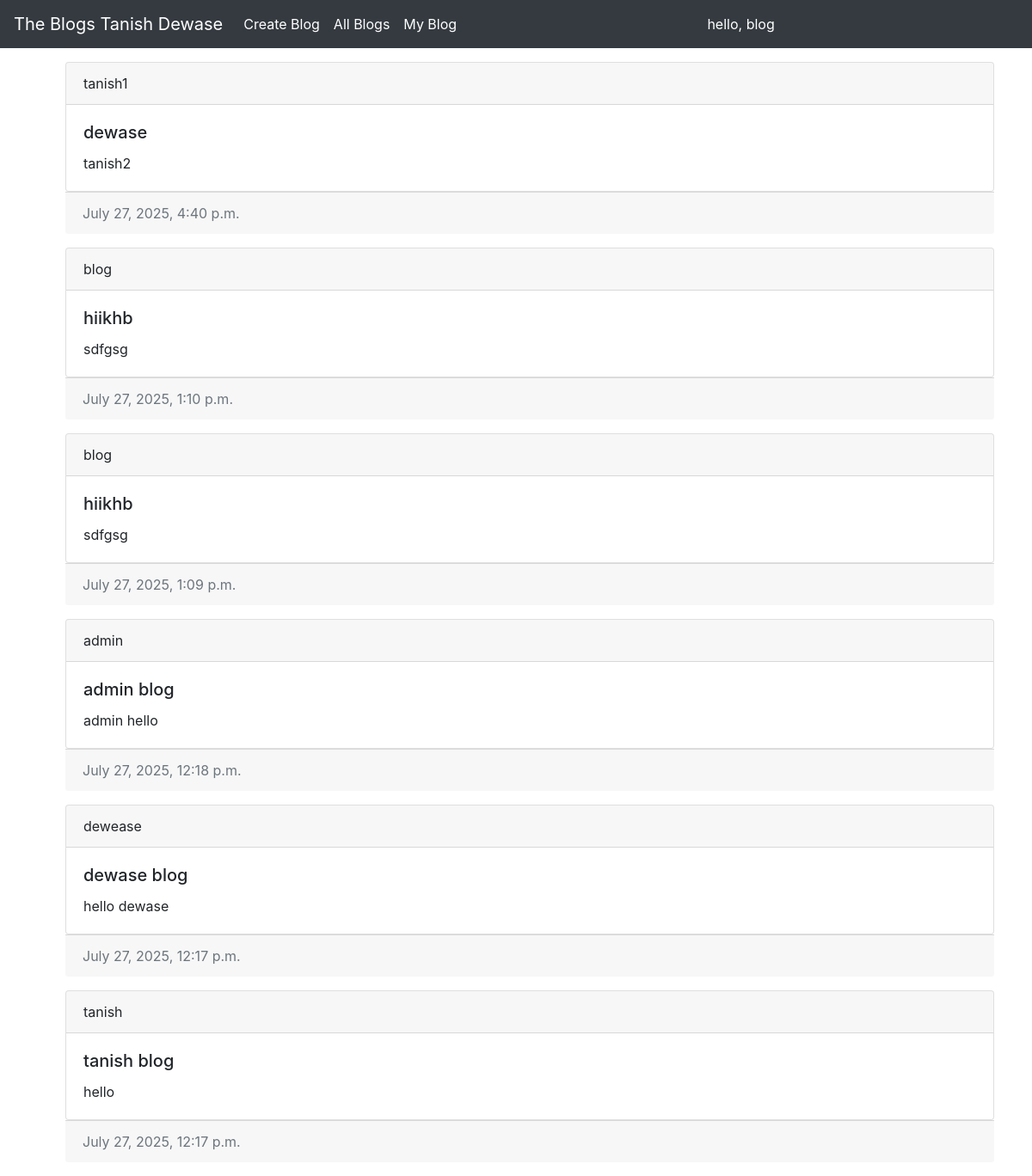
The page / (signed in) on the database its author committed.
### users/models.py (models this page shows, shortened)
class BlogModel(models.Model):
    username = models.CharField(max_length=15)
    title = models.CharField(max_length=20)
    body = models.CharField(max_length=100)
    pub_date = models.DateTimeField(auto_now=True)
    class Meta:
        ordering = ['-pub_date']

### users/views.py (the view)
# urls.py: path('',views.index), #home route
def index(request):
    blogs = BlogModel.objects.all()
    return render(request,'blog/index.html',{'blogs' : blogs})

### users/templates/blog/index.html
{% extends 'blog/base.html' %}
{% block content %}
    {% for blog in blogs %}
    <div class="container m-3">
    <div class="card">
        <div class="card-header">
          {{blog.username}}
        </div>
        <div class="card-body">
          <h5 class="card-title">{{blog.title}}</h5>
          <p class="card-text">{{blog.body}}</p>
        </div>
      </div>
      <div class="card-footer text-muted">
        {{blog.pub_date}}
      </div>
    </div>
    {% endfor %}
{% endblock content %}

### users/templates/blog/base.html (shortened to what this page needs)
{% load socialaccount %}
<!DOCTYPE html>
<html lang="en">
  <head>
    <link
      rel="stylesheet"
      href="https://maxcdn.bootstrapcdn.com/bootstrap/4.0.0/css/bootstrap.min.css"
    />
  </head>
  <body>
    <nav class="navbar navbar-expand-lg navbar-dark bg-dark">
      <a class="navbar-brand" href="#">The Blogs Tanish Dewase</a>
      <div class="collapse navbar-collapse" id="navbarNavAltMarkup">
        <div class="navbar-nav">
          <a
            class="nav-item nav-link active"
            href="http://127.0.0.1:8000/createblog/"
            >Create Blog
          </a>
          <a class="nav-item nav-link active" href="http://127.0.0.1:8000/"
            >All Blogs
          </a>
          <a
            class="nav-item nav-link active"
            href="http://127.0.0.1:8000/myblog/"
            >My Blog
          </a>
        </div>
      </div>
      <div class="collapse navbar-collapse" id="navbarNavAltMarkup">
        <div class="navbar-nav">
          <a
            class="nav-item nav-link active"
            href="http://127.0.0.1:8000/accounts/logout"
            >hello, {{user.username}}
          </a>
        </div>
      </div>
    </nav>
    {% if user.is_authenticated %}
    <div class="container">{% block content %} {% endblock content %}</div>
    {% else %}
    <h3 class="m-3">Hey you, login using google account</h3>
    <a class="btn btn-danger m-3" href="{% provider_login_url 'google' %}"
      >Login with Google</a
    >
    {% endif %}
  </body>
</html>

### rows shown on the page
BlogModel: username "tanish1", title "dewase", body "tanish2", pub_date "July 27, 2025, 4:40 p.m."
BlogModel: username "blog", title "hiikhb", body "sdfgsg", pub_date "July 27, 2025, 1:10 p.m."
BlogModel: username "blog", title "hiikhb", body "sdfgsg", pub_date "July 27, 2025, 1:09 p.m."
BlogModel: username "admin", title "admin blog", body "admin hello", pub_date "July 27, 2025, 12:18 p.m."
BlogModel: username "dewease", title "dewase blog", body "hello dewase", pub_date "July 27, 2025, 12:17 p.m."
BlogModel: username "tanish", title "tanish blog", body "hello", pub_date "July 27, 2025, 12:17 p.m."

### other values the page prints
{{ user.username }} "blog"
